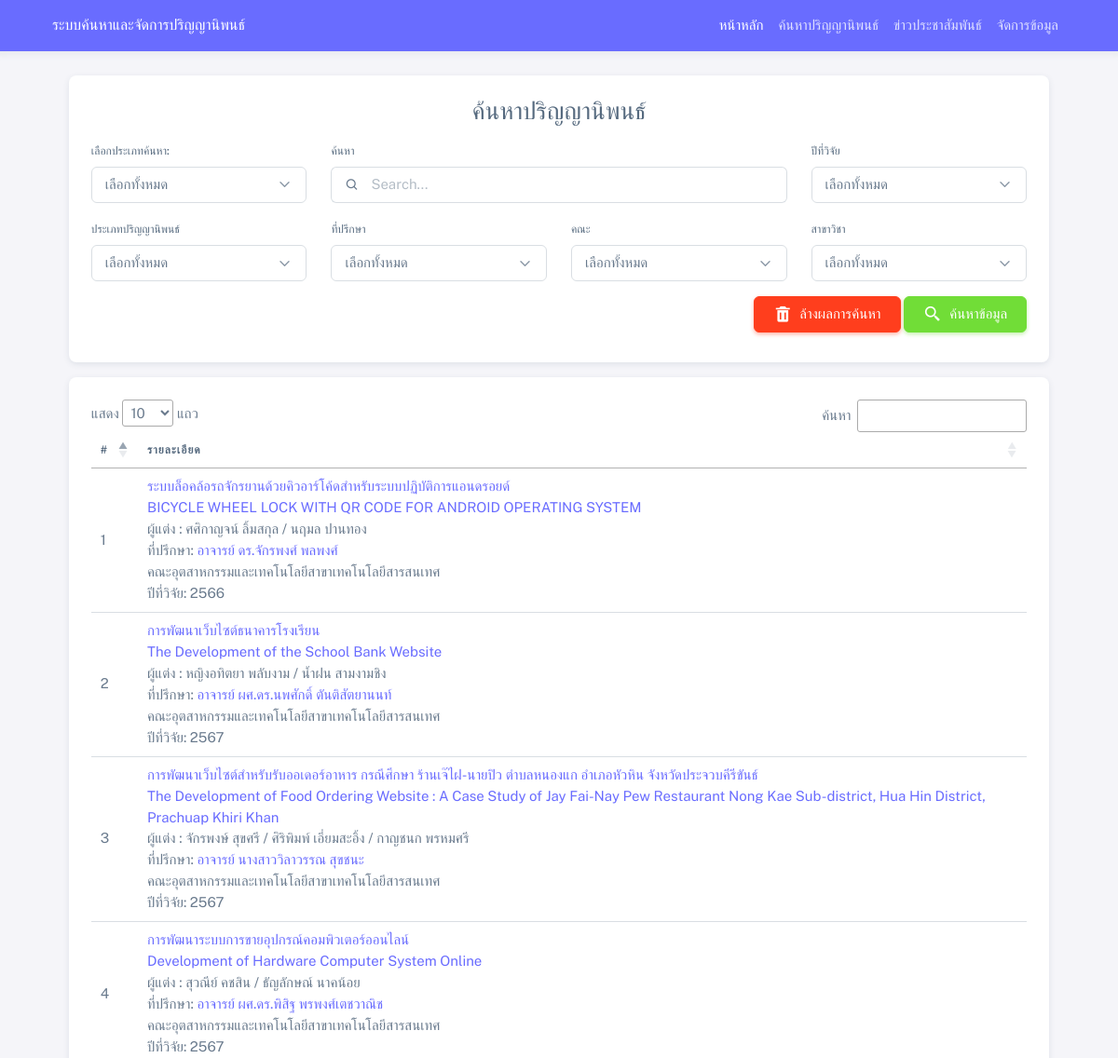
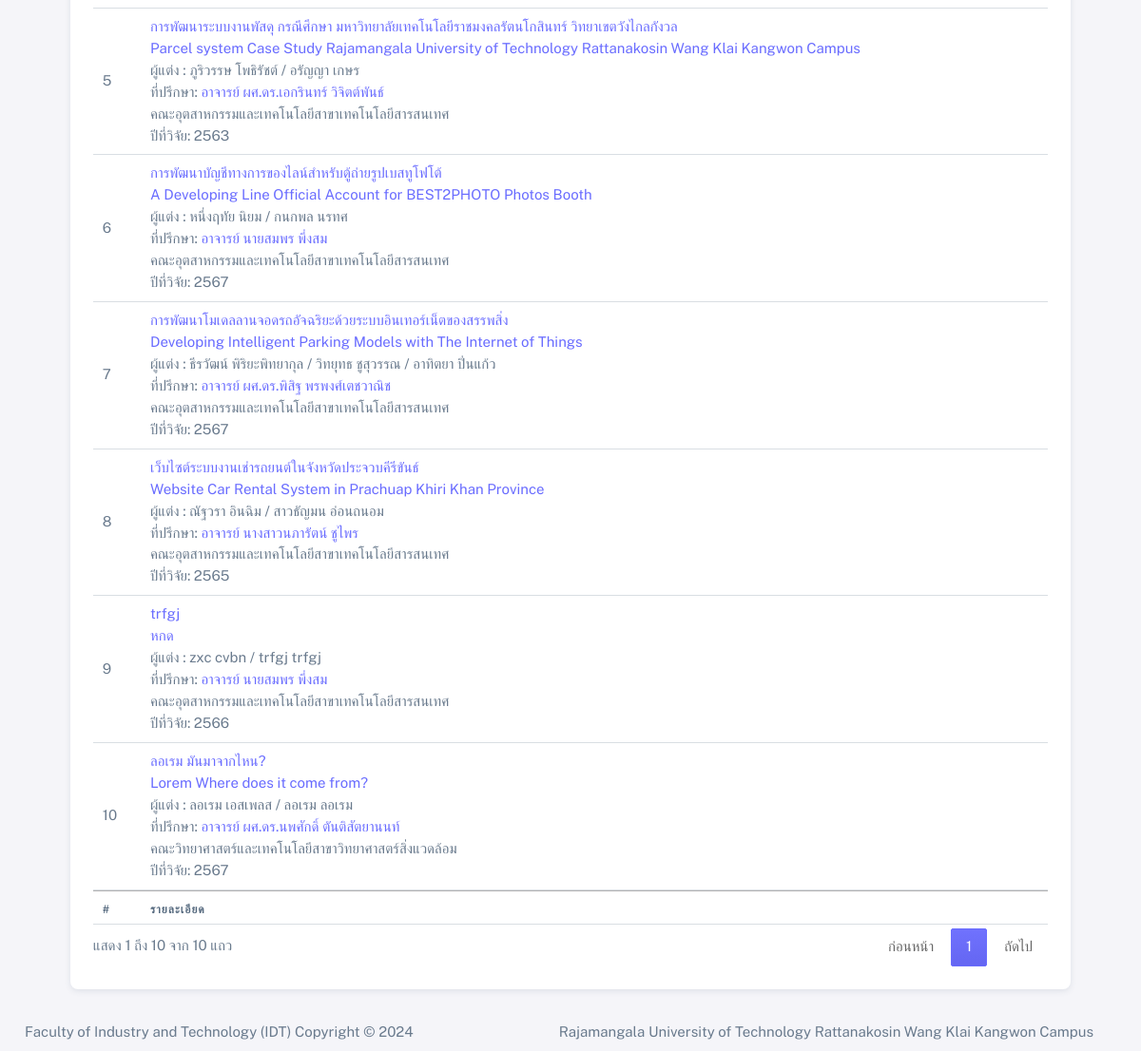
The page /searching.php (signed in) on the database its author committed (2 pictures, top to bottom).
### tables this page shows
CREATE TABLE `thesis` (
  `thesis_id` int(11) NOT NULL COMMENT 'ไอดีงานวิจัย',
  `thesis_name1` varchar(255) DEFAULT NULL COMMENT 'ชื่องานวิจัยไทย',
  `thesis_name2` varchar(255) DEFAULT NULL COMMENT 'ชื่องานวิจัยอังกฤษ',
  `thesis_des` text DEFAULT NULL COMMENT 'รายละเอียดงานวิจัยคร่าวๆ',
  `thesis_keyword` varchar(255) DEFAULT NULL COMMENT 'คีย์เวิร์ด',
  `thesis_year` int(11) DEFAULT NULL COMMENT 'ปีที่วิจัย',
  `thesis_status` enum('0','1','2') NOT NULL COMMENT 'สถานะงานวิจัย 0รอยืนยัน 1ยืนยัแล้ว 2ไม่ยืนยันแก้ไขใหม่',
  `typethesis_id` int(11) DEFAULT NULL COMMENT 'ไอดีประเภทงานวิจัย',
  `Advisor_id` int(10) NOT NULL,
  `faculty_id` int(10) NOT NULL,
  `branch_id` int(10) NOT NULL,
  `thesis_file` varchar(255) NOT NULL,
  `m_id` int(10) NOT NULL COMMENT 'ไอดีผู้ลง',
  `thesis_view` int(10) NOT NULL,
  `thesis_reason` text NOT NULL COMMENT 'หมายเหตุกรณีงานวิจัยไม่ผ่าน'
);

### searching.php (the view, shortened to what this page needs)
<?php include('./head.php');
$where = "";
isset($_GET['search']) ? $search = $_GET['search'] : $search = "";
isset($_GET['searchType']) ? $searchType = $_GET['searchType'] : $searchType = "";
if ($searchType === 'thesis_name') {
  $where .= " AND (thesis.thesis_name1 LIKE '%" . $search . "%') ";
} elseif ($searchType === 'thesis_keyword') {
  $where .= " AND (thesis.thesis_keyword LIKE '%" . $search . "%') ";
} elseif ($searchType === 'thesis_des') {
  $where .= " AND (thesis.thesis_des LIKE '%" . $search . "%') ";
} elseif ($searchType === 'author') {
  $where .= " AND (CONCAT(author.author_name1, ' ', author.author_name2)  LIKE '%" . $search . "%') ";
} else {
  $where .= " AND (
                thesis.thesis_name1 LIKE '%" . $search . "%'
                OR thesis.thesis_name2 LIKE '%" . $search . "%'
                OR thesis.thesis_des LIKE '%" . $search . "%'
                OR thesis.thesis_keyword LIKE '%" . $search . "%'
             OR (CONCAT(author.author_name1, ' ', author.author_name2)  LIKE '%" . $search . "%')
              ) ";
}
$sql_search = "SELECT
thesis.thesis_id,
thesis.thesis_name1,
thesis.thesis_name2,
type_thesis.typethesis_name,
thesis.thesis_des,
thesis.thesis_keyword,
thesis.thesis_year,
thesis.thesis_view,
thesis.thesis_status,
thesis.thesis_file,
type_thesis.typethesis_id,
type_thesis.typethesis_name,
Advisor.Advisor_id,
prefix.prefix_id,
prefix.prefix_name,
COUNT(author.author_id) AS num_authors,
GROUP_CONCAT( CONCAT(author.author_name1, ' ', author.author_name2) SEPARATOR ' / ') AS author_full_names,
CONCAT('อาจารย์ ',prefix.prefix_name,'', Advisor.Advisor_name1, ' ', Advisor.Advisor_name2) AS Advisor_full_name,
CONCAT('คณะ',faculty.faculty_name, 'สาขา', branch.branch_name) AS Agency
  FROM
      thesis
      JOIN
        type_thesis ON thesis.typethesis_id = type_thesis.typethesis_id
      JOIN
        Advisor ON thesis.Advisor_id = Advisor.Advisor_id
      JOIN
        author ON thesis.thesis_id = author.thesis_id
      JOIN
        prefix ON Advisor.prefix_id = prefix.prefix_id
      JOIN
        faculty ON thesis.faculty_id = faculty.faculty_id
      JOIN
        branch ON thesis.branch_id = branch.branch_id
  WHERE thesis.thesis_status = '1' {$where}
  GROUP BY
      thesis.thesis_id";
$result_search = mysqli_query($conn, $sql_search);
?>
<body>
  <div class="layout-wrapper layout-content-navbar layout-without-menu">
    <div class="layout-container">
      <div class="layout-page">
        <?php include('./navbar.php'); ?>
        <div class="content-wrapper">
          <div class="container-fluid flex-grow-1 container-p-y">
            <div class="col-lg-11 m-auto">
              <div class="card mb-3">
                <div class="card-body">
                  <div class="col-lg-12">
                    <div class="h3 text-center">
                      ค้นหาปริญญานิพนธ์
                    </div>
                  </div>
                  <div class="col-lg-12 mb-2">
                    <form action="<?= $_SERVER['PHP_SELF']; ?>" method="get">
                      <div class="row">
                        <div class="col-lg-3 col-sm-12">
                          <label class="form-label" for="searchType">เลือกประเภทค้นหา:</label>
                          <select id="searchType" name="searchType" class="form-select">
                            <option value="" <?= !empty($_GET['searchType']) ? htmlspecialchars($_GET['searchType']) : ''; ?>>เลือกทั้งหมด</option>
                          </select>
                        </div>
                        <div class="col-lg-6 col-sm-12 mb-3">
                          <label class="form-label" for="inputGroupSelect01">ค้นหา</label>
                          <div class="input-group input-group-merge">
                            <span class="input-group-text" id="basic-addon-search31"><i class="bx bx-search"></i></span>
                            <input name="search" type="text" class="form-control" placeholder="Search..." aria-label="Search..." aria-describedby="basic-addon-search31" value="<?= isset($_GET['search']) ? htmlspecialchars($_GET['search']) : ''; ?>" />
                          </div>
                        </div>
                        <div class="col-lg-3 col-sm-12 mb-3">
                          <label class="form-label" for="inputGroupSelect01">ปีที่วิจัย</label>
                          <select id="thesis_year" name="year" class="form-select select2" data-allow-clear="true">
                            <option selected value="">เลือกทั้งหมด</option>
                          </select>
                        </div>
                        <div class="col-lg-3 col-sm-12 mb-3">
                          <label class="form-label" for="inputGroupSelect01">ประเภทปริญญานิพนธ์</label>
                          <select name="typethesis" class="form-select">
                            <option selected value="">เลือกทั้งหมด</option>
                          </select>
                        </div>
                        <div class="col-lg-3 col-sm-12 mb-3">
                          <label class="form-label" for="inputGroupSelect01">ที่ปรึกษา</label>
                          <select name="advisor" class="form-select">
                            <option selected value="">เลือกทั้งหมด</option>
                          </select>
                        </div>
                        <div class="col-lg-3 col-sm-12 mb-3">
                          <label class="form-label" for="inputGroupSelect01">คณะ</label>
                          <select name="faculty" id="faculty" class="form-select">
                            <option selected value="">เลือกทั้งหมด</option>
                          </select>
                        </div>
                        <div class="col-lg-3 col-sm-12 mb-3">
                          <label class="form-label" for="inputGroupSelect01">สาขาวิชา</label>
                          <select name="branch" id="branch" class="form-select">
                            <option value="">เลือกทั้งหมด</option>
                          </select>
                        </div>
                      </div>
                      <div class="text-end">
                        <button type="button" class="btn btn-danger" onclick="clearGetParams()"><i class='bx bxs-trash menu-icon tf-icons'> </i>ล้างผลการค้นหา</button>
                        <button class="btn btn-success" type="submit"> <i class='bx bx-search-alt-2 menu-icon tf-icons'> </i> ค้นหาข้อมูล</button>
                      </div>
                    </form>
                  </div>
                </div>
              </div>
              <div class="card">
                <div class="card-body">
                  <table id="example" class="table" style="width:100%">
                    <thead>
                      <tr>
                        <th width="5%">#</th>
                        <th>รายละเอียด</th>
                      </tr>
                    </thead>
                    <tbody>
                      <?php
                      $SOLO = 1;
                      if ($result_search->num_rows > 0) {
                        while ($row_search = $result_search->fetch_assoc()) { ?>
                          <tr>
                            <td><?php echo $SOLO++ ?></td>
                            <td>
                              <div class="text-nowrap"><a href="thesis_detail.php?id=<?php echo $row_search["thesis_id"] ?>"><?php echo $row_search["thesis_name1"] ?></a></div>
                              <div><a href="thesis_detail.php?id=<?php echo $row_search["thesis_id"] ?>"><?php echo $row_search["thesis_name2"] ?></a></div>
                              <div>ผู้แต่ง : <?php echo $row_search["author_full_names"] ?></div>
                              ที่ปรึกษา: <a href="index.php?advisor=<?php echo $row_search['Advisor_id'] ?>"><?php echo $row_search["Advisor_full_name"] ?></a><br>
                              <?php echo ($row_search['Agency'] == null) ? "ไม่มีข้อมูล" : $row_search['Agency']; ?></a><br>
                              ปีที่วิจัย: <?php echo ($row_search['thesis_year'] == null) ? "ไม่มีข้อมูล" : $row_search['thesis_year']; ?></a><br>
                            </td>
                          </tr>
                      <?php }
                      }
                      ?>
                    </tbody>
                    <tfoot>
                      <tr>
                        <th width="5%">#</th>
                        <th>รายละเอียด</th>
                      </tr>
                    </tfoot>
                  </table>
                </div>
              </div>
            </div>
          </div>
          <?php include("./footer.php"); ?>
        </div>
      </div>
    </div>
  </div>
</body>
</html>

### rows shown on the page
thesis: thesis_name1 "ระบบล็อคล้อรถจักรยานด้วยคิวอาร์โค้ดสำหรับระบบปฏิบัติการแอนดรอยด์", thesis_name2 "BICYCLE WHEEL LOCK WITH QR CODE FOR ANDROID OPERATING SYSTEM", author_full_names "ศศิกาญจน์ ลิ้มสกุล / นฤมล ปานทอง", Advisor_full_name "อาจารย์ ดร.จักรพงศ์ พลพงศ์", Agency "คณะอุตสาหกรรมและเทคโนโลยีสาขาเทคโนโลยีสารสนเทศ", thesis_year "2566"
thesis: thesis_name1 "การพัฒนาเว็บไซต์ธนาคารโรงเรียน", thesis_name2 "The Development of the School Bank Website", author_full_names "หญิงอทิตยา พลับงาม / น้ำฝน สามงามชิง", Advisor_full_name "อาจารย์ ผศ.ดร.นพศักดิ์ ตันติสัตยานนท์", Agency "คณะอุตสาหกรรมและเทคโนโลยีสาขาเทคโนโลยีสารสนเทศ", thesis_year "2567"
thesis: thesis_name1 "การพัฒนาเว็บไซต์สำหรับรับออเดอร์อาหาร กรณีศึกษา ร้านเจ๊ไฝ-นายปิว ตำบลหนองแก อำเภอหัวหิน จังหวัดประจวบคีรีขันธ์", thesis_name2 "The Development of Food Ordering Website : A Case Study of Jay Fai-Nay Pew Restaurant Nong Kae Sub-district, Hua Hin District, Prachuap Khiri Khan", author_full_names "จักรพงษ์ สุขศรี / ศิริพิมพ์ เอี่ยมสะอิ้ง / กาญชนก พรหมศรี", Advisor_full_name "อาจารย์ นางสาววิลาวรรณ สุขชนะ", Agency "คณะอุตสาหกรรมและเทคโนโลยีสาขาเทคโนโลยีสารสนเทศ", thesis_year "2567"
thesis: thesis_name1 "การพัฒนาระบบการขายอุปกรณ์คอมพิวเตอร์ออนไลน์", thesis_name2 "Development of Hardware Computer System Online", author_full_names "สุวณีย์ คชสิน / ธัญลักษณ์ นาคน้อย", Advisor_full_name "อาจารย์ ผศ.ดร.พิสิฐ พรพงศ์เตชวาณิช", Agency "คณะอุตสาหกรรมและเทคโนโลยีสาขาเทคโนโลยีสารสนเทศ", thesis_year "2567"
thesis: thesis_name1 "การพัฒนาระบบงานพัสดุ กรณีศึกษา มหาวิทยาลัยเทคโนโลยีราชมงคลรัตนโกสินทร์ วิทยาเขตวังไกลกังวล", thesis_name2 "Parcel system Case Study Rajamangala University of Technology Rattanakosin Wang Klai Kangwon Campus", author_full_names "ภูริวรรษ โพธิรัชต์ / อรัญญา เกษร", Advisor_full_name "อาจารย์ ผศ.ดร.เอกรินทร์ วิจิตต์พันธ์", Agency "คณะอุตสาหกรรมและเทคโนโลยีสาขาเทคโนโลยีสารสนเทศ", thesis_year "2563"
thesis: thesis_name1 "การพัฒนาบัญชีทางการของไลน์สำหรับตู้ถ่ายรูปเบสทูโฟโต้", thesis_name2 "A Developing Line Official Account for BEST2PHOTO Photos Booth", author_full_names "หนึ่งฤทัย นิยม / กนกพล นรทศ", Advisor_full_name "อาจารย์ นายสมพร พึ่งสม", Agency "คณะอุตสาหกรรมและเทคโนโลยีสาขาเทคโนโลยีสารสนเทศ", thesis_year "2567"
thesis: thesis_name1 "การพัฒนาโมเดลลานจอดรถอัจฉริยะด้วยระบบอินเทอร์เน็ตของสรรพสิ่ง", thesis_name2 "Developing Intelligent Parking Models with The Internet of Things", author_full_names "ธีรวัฒน์ พิริยะพิทยากุล / วิทยุทธ ชูสุวรรณ / อาทิตยา ปิ่นแก้ว", Advisor_full_name "อาจารย์ ผศ.ดร.พิสิฐ พรพงศ์เตชวาณิช", Agency "คณะอุตสาหกรรมและเทคโนโลยีสาขาเทคโนโลยีสารสนเทศ", thesis_year "2567"
thesis: thesis_name1 "เว็บไซต์ระบบงานเช่ารถยนต์ในจังหวัดประจวบคีรีขันธ์", thesis_name2 "Website Car Rental System in Prachuap Khiri Khan Province", author_full_names "ณัฐวรา อินฉิม / สาวธัญมน อ่อนถนอม", Advisor_full_name "อาจารย์ นางสาวนภารัตน์ ชูไพร", Agency "คณะอุตสาหกรรมและเทคโนโลยีสาขาเทคโนโลยีสารสนเทศ", thesis_year "2565"
thesis: thesis_name1 "trfgj", thesis_name2 "หกด", author_full_names "zxc cvbn / trfgj trfgj", Advisor_full_name "อาจารย์ นายสมพร พึ่งสม", Agency "คณะอุตสาหกรรมและเทคโนโลยีสาขาเทคโนโลยีสารสนเทศ", thesis_year "2566"
thesis: thesis_name1 "ลอเรม มันมาจากไหน?", thesis_name2 "Lorem Where does it come from?", author_full_names "ลอเรม เอสเพลส / ลอเรม ลอเรม", Advisor_full_name "อาจารย์ ผศ.ดร.นพศักดิ์ ตันติสัตยานนท์", Agency "คณะวิทยาศาสตร์และเทคโนโลยีสาขาวิทยาศาสตร์สิ่งแวดล้อม", thesis_year "2567"
